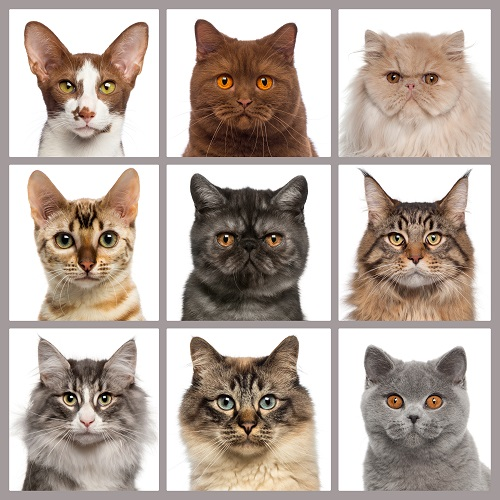
#> input picture multi_face.jpg, 500 x 500 px
$ jupyter execute cat_face_detect.py.ipynb
#> lines starting #> are read from the running program, lines starting #| are printed output that depends on the picture; after the words box and inside, x2 and y2 are one past the last pixel; in counts of white or black regions, pixels touching at a corner belong together
## cat face detect
raw code based on haar cascade : https://raw.githubusercontent.com/opencv/opencv/master/data/haarcascades/haarcascade_frontalcatface.xml

[cell 1]
'''
Cat Faces Detection
Sufyan Saori
'''

import cv2
import matplotlib.pyplot as plt

cascade_path = "haarcascade_frontalcatface.xml" #change to your cascade path

cat_cascade =  cv2.CascadeClassifier(cascade_path)

path_img = "multi_face.jpg" #change to your image path

img = cv2.imread(path_img)
#> img is the input picture: shape (500, 500, 3); mean B, G, R 161.7, 170.5, 183.5
img_gray = cv2.cvtColor (img, cv2.COLOR_BGR2GRAY)
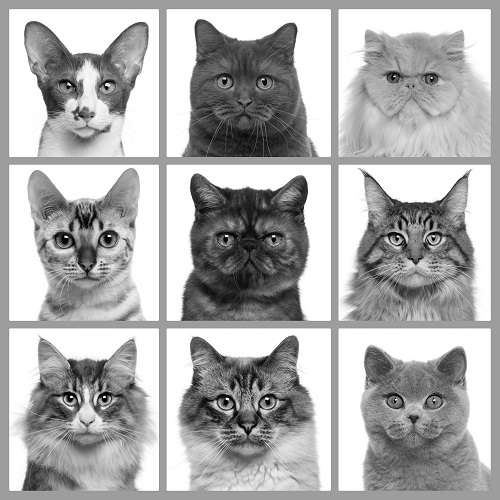
#> img_gray: shape (500, 500); min 0, max 255, mean 173.4

faces = cat_cascade.detectMultiScale(img, scaleFactor=1.1,
	minNeighbors=2, minSize=(20, 20))
#> faces = [[45, 367, 84, 84], [46, 53, 82, 82], [373, 205, 86, 86], [371, 44, 80, 80], [364, 361, 97, 97], [200, 43, 92, 92], [32, 196, 108, 108], [191, 358, 112, 112]]

for i, (x, y, w, h) in enumerate(faces) :
    cv2.rectangle(img, (x,y), (x+w, y+h), (255,0,0), 2)
    cv2.putText(img, "Cat #{}".format(i + 1), (x, y - 10), cv2.FONT_HERSHEY_SIMPLEX, 0.55, (0, 0, 255), 2)
#> this loop made 8 passes
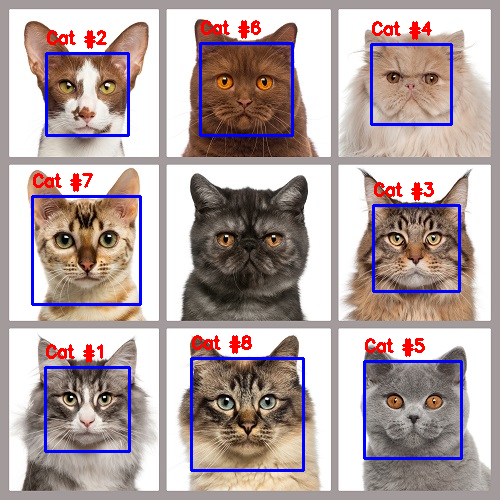
#> img: shape (500, 500, 3); 4.95% of pixels changed, all inside (x1, y1, x2, y2) = (31, 20, 463, 472)

# use this for cv2 windows show
cv2.imshow('cat faces', img)
cv2.waitKey()
cv2.destroyAllWindows()

# use this for plot show jupyter
# img2 = cv2.cvtColor(img, cv2.COLOR_BGR2RGB) #Converts from one colour space to the other

# plt.imshow(img2)
# plt.xticks([]), plt.yticks([])  # Hides the graph ticks and x / y axis
# plt.show()
